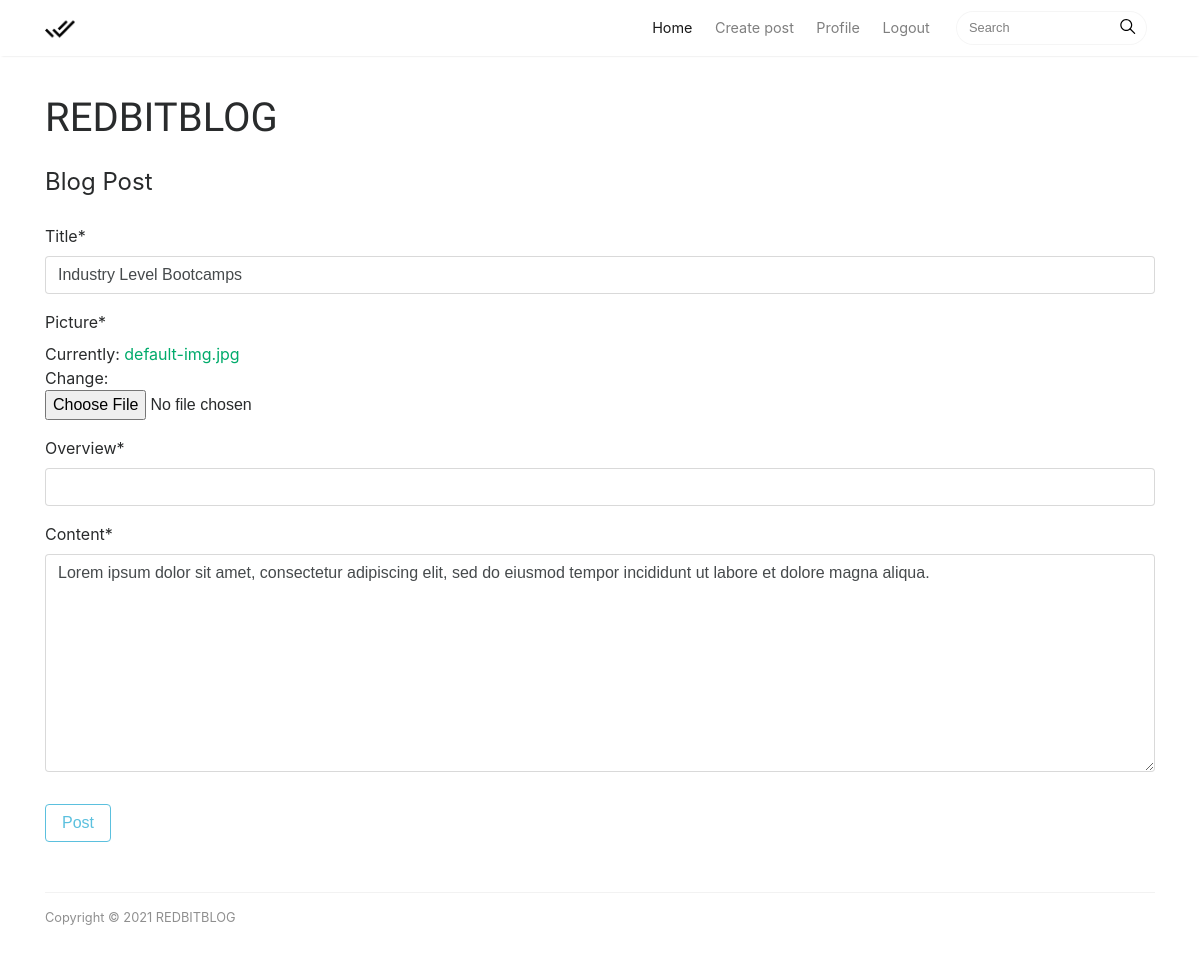
/post/10/update/ (signed in), run on an earlier commit of the app's database.
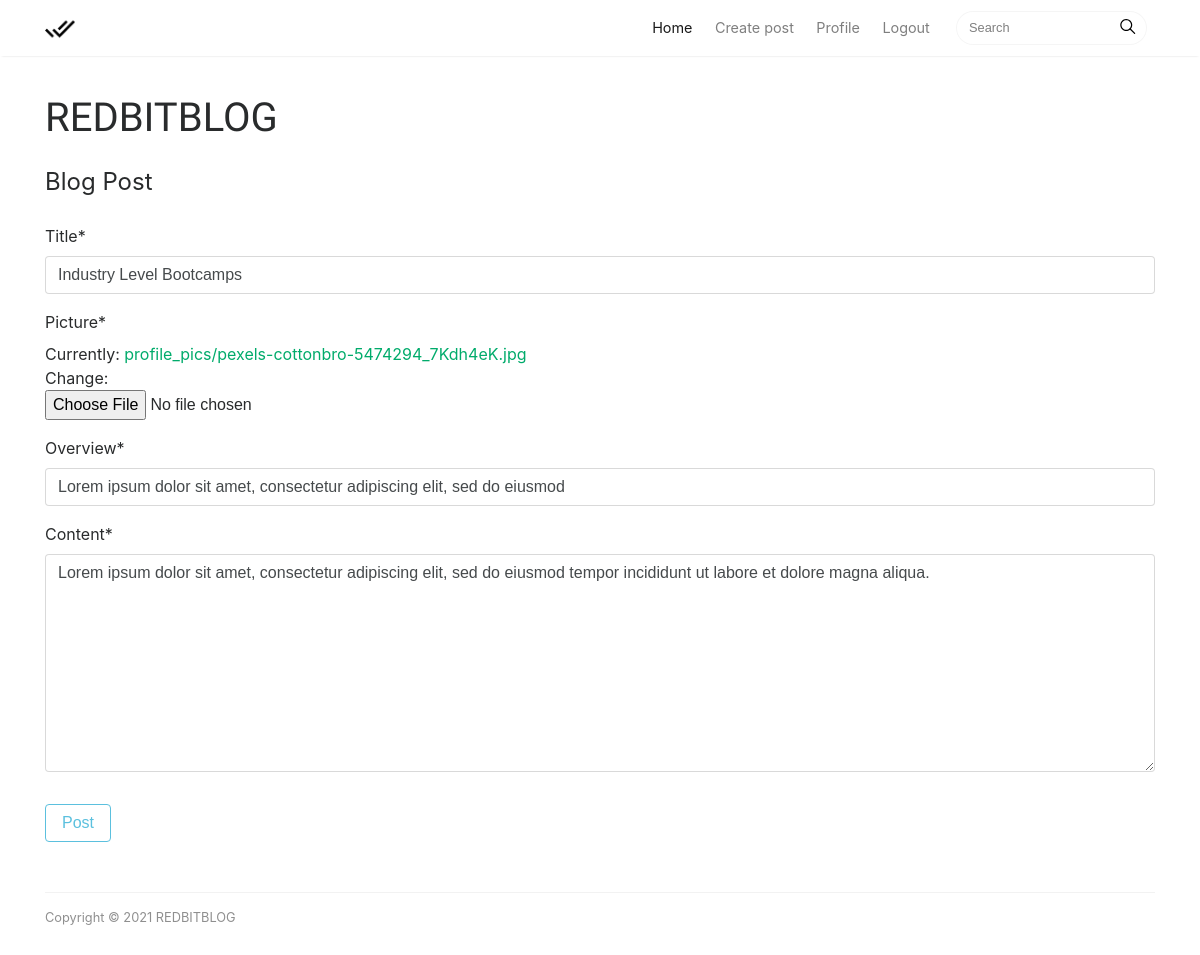
And on a later commit of the database.
### blog/models.py (models this page shows, shortened)
class Post(models.Model):
    title = models.CharField(max_length=100)
    picture = models.ImageField(
        default='default-img.jpg', upload_to='profile_pics')
    overview = models.CharField(max_length=100, null=True)
    content = models.TextField()
    date = models.DateTimeField(default=timezone.now)
    author = models.ForeignKey(
        User, on_delete=models.CASCADE)

### blog/views.py (the view, shortened to what this page needs)
class PostUpdateView(LoginRequiredMixin, UserPassesTestMixin, UpdateView):
    model = Post
    fields = ['title', 'picture', 'overview', 'content']
    def test_func(self):
        post = self.get_object()
        if self.request.user == post.author:
            return True
        return False

### blog/templates/blog/post_form.html (shortened to what this page needs)
{%extends 'blog/base.html'%}
{%load crispy_forms_tags%}
{%block content%}
<div class='content-section'>
    <form method="POST">
        <fieldset class='form-group'>
            <legend class="border-bottom mb-4">
                Blog Post
            </legend>
            {{form|crispy}}
        </fieldset>
        <div class="form-group">
            <button class="btn btn-outline-info" type="submit">
                Post
            </button>
        </div>
    </form>
</div>
{%endblock content%}

What changed in the data, as far as the page shows it:
changed Post "Industry Level Bootcamps": overview (not shown) → "Lorem ipsum dolor sit amet, consectetur adipiscing elit, sed do eiusmod"
Also different on the page:
text no longer shown: "Title * Picture * Currently: default-img.jpg Change: Overview * Content *"
text now shown: "Title * Picture * Currently: profile_pics/pexels-cottonbro-5474294_7Kdh4eK.jpg Change: Overview * Content *"
